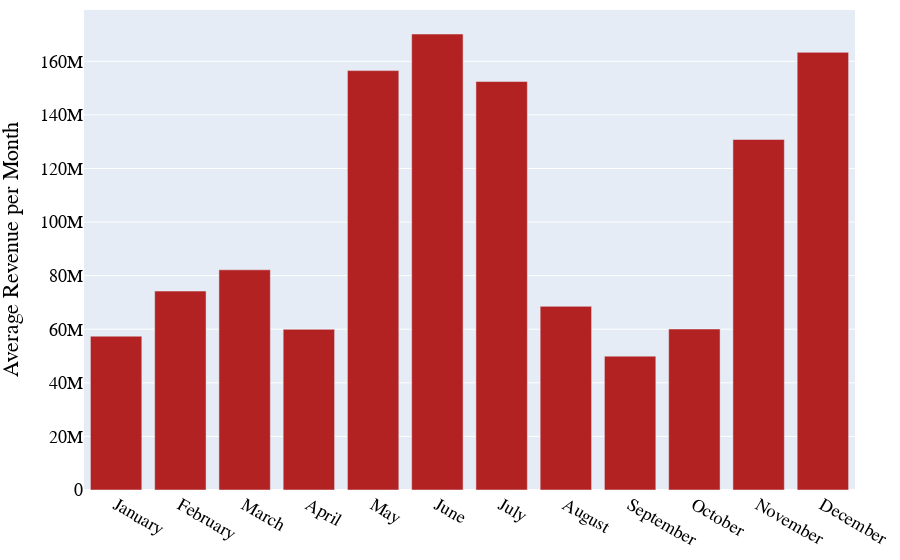

Source (notebook cell):
### Code cell
fig = plotBars(avg_rev)
fig.update_layout(
    # title="Plot Title",
    # xaxis_title="X Axis Title",
    yaxis_title="Average Revenue per Month",
    legend_title="Legend Title",
)

fig.update_layout(
     margin=dict(l=10, r=10, t=10, b=10),
     # paper_bgcolor="LightSteelBlue",
)

fig.update_layout(
    font_family="Times New Roman",
    font_color="black",
    title_font_family="Times New Roman",
    title_font_color="red",
    legend_title_font_color="green",
)
fig.update_layout(font=dict(size=18))

fig.show()

### Figure 1 — Plotly figure (JSON) as saved in the notebook; plotly's stock layout.template omitted (floating-point values rounded to 4 significant figures)
{"data": [{"marker": {"color": "firebrick"}, "type": "bar", "x": ["January", "February", "March", "April", "May", "June", "July", "August", "September", "October", "November", "December"], "y": [57400000.0, 74240000.0, 82180000.0, 59970000.0, 156500000.0, 170200000.0, 152400000.0, 68550000.0, 49950000.0, 60090000.0, 130800000.0, 163300000.0]}], "layout": {"font": {"color": "black", "family": "Times New Roman", "size": 18}, "legend": {"title": {"font": {"color": "green"}, "text": "Legend Title"}}, "margin": {"b": 10, "l": 10, "r": 10, "t": 10}, "title": {"font": {"color": "red", "family": "Times New Roman"}}, "yaxis": {"title": {"text": "Average Revenue per Month"}}}}
